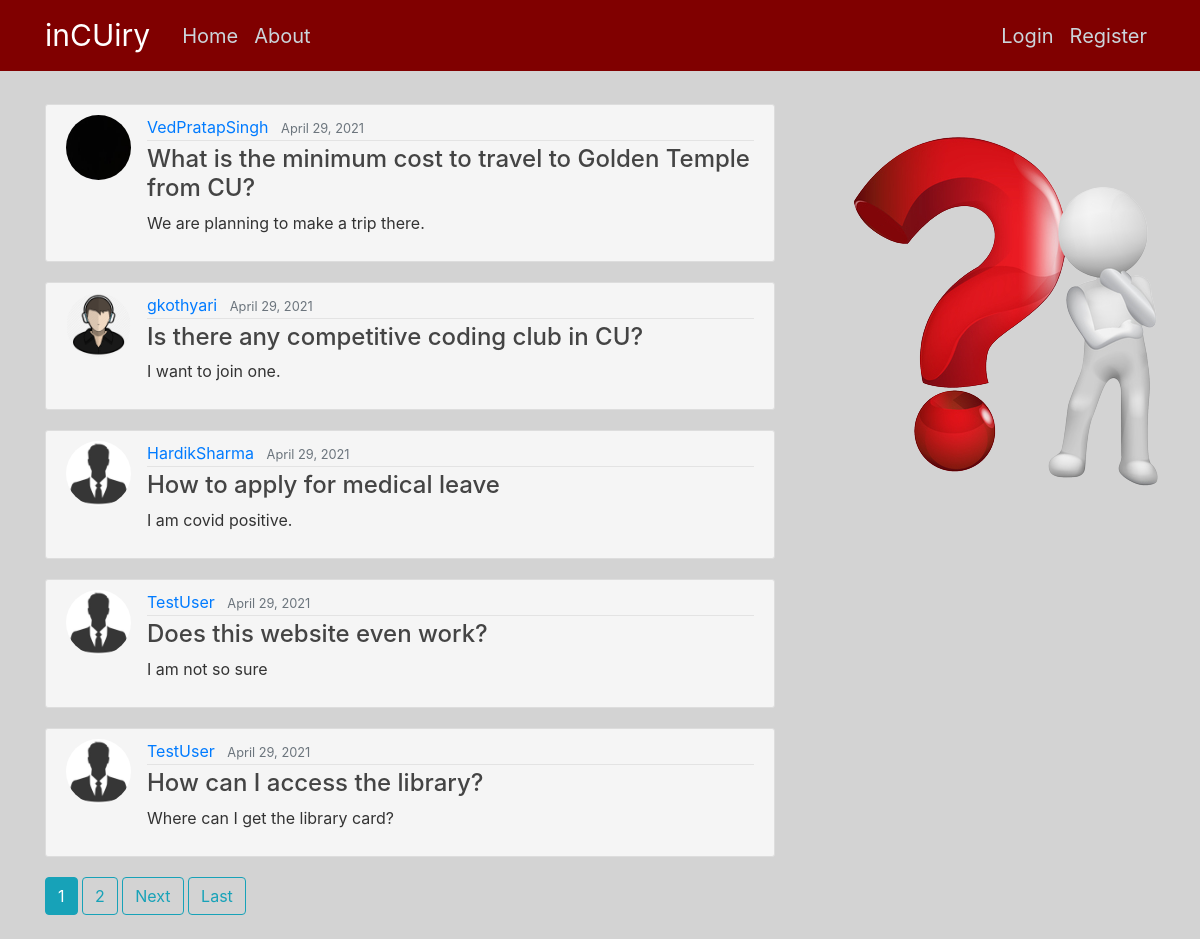
The page / on the database its author committed.
### blog/models.py (models this page shows, shortened)
class Post(models.Model):
    title = models.CharField(max_length=100)
    content = models.TextField()
    date_posted = models.DateTimeField(default=timezone.now)
    author = models.ForeignKey(User, on_delete=models.CASCADE)

### users/models.py (models this page shows, shortened)
class Profile(models.Model):
    user = models.OneToOneField(User, on_delete=models.CASCADE)
    image = models.ImageField(default='default.jpg', upload_to='profile_pics')

### blog/views.py (the view)
# urls.py: path("", PostListView.as_view(), name="blog-home"),
class PostListView(ListView):
    model = Post
    template_name = "blog/home.html"  # <app>/<model>_<viewtype>.html
    context_object_name = "posts"
    ordering = ["-date_posted"]
    paginate_by = 5

### blog/templates/blog/home.html (shortened to what this page needs)
{% extends "blog/base.html" %}
{% block content %}
    {% for post in posts %}
        <article class="media content-section" style="background-color: whitesmoke;">
          <img class="rounded-circle article-img" src="{{ post.author.profile.image.url }}">
          <div class="media-body">
            <div class="article-metadata">
              <a class="mr-2" href="{% url 'user-posts' post.author.username %}">{{ post.author }}</a>
              <small class="text-muted">{{ post.date_posted|date:"F d, Y" }}</small>
            </div>
            <h4><a class="article-title" href="{% url 'post-detail' post.id %}">{{ post.title }}</a></h4>
            <p class="article-content">{{ post.content }}</p>
          </div>
        </article>
    {% endfor %}
    {% if is_paginated %}
      {% for num in page_obj.paginator.page_range %}
        {% if page_obj.number == num %}
          <a class="btn btn-info mb-4" href="?page={{ num }}">{{ num }}</a>
        {% elif num > page_obj.number|add:'-3' and num < page_obj.number|add:'3' %}
          <a class="btn btn-outline-info mb-4" href="?page={{ num }}">{{ num }}</a>
        {% endif %}
      {% endfor %}
      {% if page_obj.has_next %}
        <a class="btn btn-outline-info mb-4" href="?page={{ page_obj.next_page_number }}">Next</a>
        <a class="btn btn-outline-info mb-4" href="?page={{ page_obj.paginator.num_pages }}">Last</a>
      {% endif %}
    {% endif %}
{% endblock content %}

### blog/static/blog/main.css (style rules this page uses)
body { background: #fafafa; color: #333333; margin-top: 5rem; }
h1, h2, h3, h4, h5, h6 { color: #444444; }
.content-section { background: #ffffff; padding: 10px 20px; border: 1px solid #dddddd; border-radius: 3px; margin-bottom: 20px; }
.article-title { color: #444444; }
.article-content { white-space: pre-line; }
.article-img { height: 65px; width: 65px; margin-right: 16px; }
.article-metadata { padding-bottom: 1px; margin-bottom: 4px; border-bottom: 1px solid #e3e3e3 }

### rows shown on the page
Post: author.profile.image (picture), author "VedPratapSingh", date_posted "April 29, 2021", title "What is the minimum cost to travel to Golden Temple from CU?", content "We are planning to make a trip there."
Post: author.profile.image (picture), author "gkothyari", date_posted "April 29, 2021", title "Is there any competitive coding club in CU?", content "I want to join one."
Post: author.profile.image (placeholder picture), author "HardikSharma", date_posted "April 29, 2021", title "How to apply for medical leave", content "I am covid positive."
Post: author.profile.image (placeholder picture), author "TestUser", date_posted "April 29, 2021", title "Does this website even work?", content "I am not so sure"
Post: author.profile.image (placeholder picture), author "TestUser", date_posted "April 29, 2021", title "How can I access the library?", content "Where can I get the library card?"

### other values the page prints
{{ num }} "1"
{{ num }} "2"
